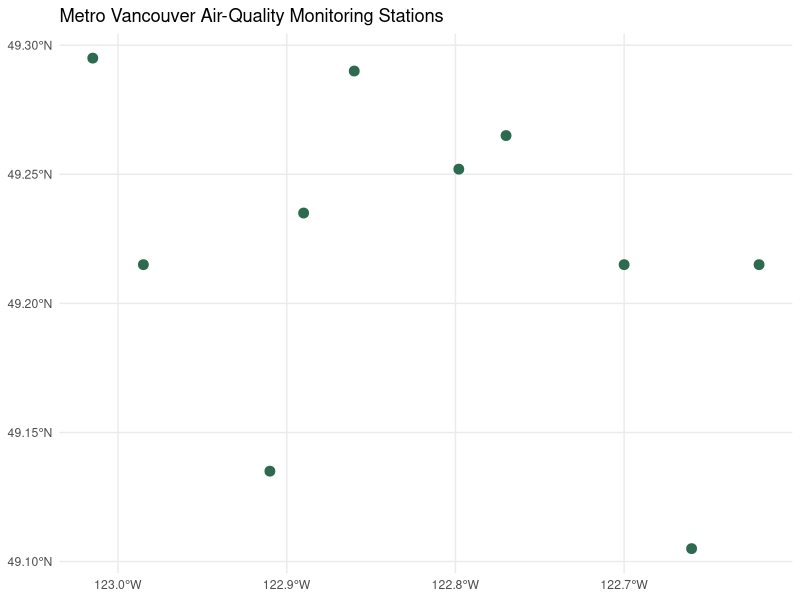
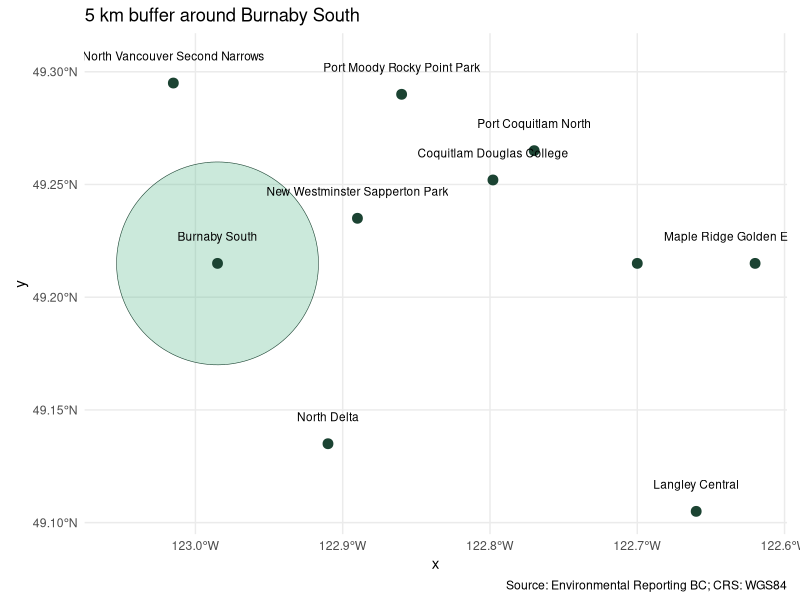

Write R code to recreate these figures, in order.
## ---- chunk 1
#| include: false
library(tidyverse)
library(sf)
library(here)
library(knitr)
## ---- chunk 2
# Approximate Metro Vancouver air-quality station coordinates
stations <- tribble(
  ~location,                          ~lon,        ~lat,
  "Burnaby South",                    -122.985,    49.215,
  "Coquitlam Douglas College",        -122.798,    49.252,
  "Langley Central",                  -122.660,    49.105,
  "Maple Ridge Golden Ears School",   -122.620,    49.215,
  "New Westminster Sapperton Park",   -122.890,    49.235,
  "North Delta",                      -122.910,    49.135,
  "North Vancouver Second Narrows",   -123.015,    49.295,
  "Pitt Meadows Airport",             -122.700,    49.215,
  "Port Coquitlam North",             -122.770,    49.265,
  "Port Moody Rocky Point Park",      -122.860,    49.290
)

stations_sf <- stations |>
  st_as_sf(coords = c("lon", "lat"), crs = 4326)

stations_sf
## ---- chunk 3
stations_bcalbers <- stations_sf |>
  st_transform(crs = 3005)

st_crs(stations_bcalbers)$Name      # human-readable name
st_bbox(stations_bcalbers)           # bounding box in metres
## ---- chunk 4
distance_matrix <- st_distance(stations_bcalbers)
# Result is a 10 x 10 matrix of distances in metres
distance_matrix[1:4, 1:4]
## ---- chunk 5
dist_df <- as_tibble(distance_matrix,
                     .name_repair = ~ stations$location) |>
  mutate(from = stations$location) |>
  pivot_longer(-from, names_to = "to", values_to = "distance_m") |>
  mutate(distance_km = as.numeric(distance_m) / 1000) |>
  filter(from != to)

dist_df |>
  arrange(desc(distance_km)) |>
  head(5)
## ---- chunk 6
burnaby_buffer <- stations_bcalbers |>
  filter(location == "Burnaby South") |>
  st_buffer(dist = 5000)   # 5 km

burnaby_buffer
## ---- chunk 7
inside_buffer <- st_intersection(stations_bcalbers, burnaby_buffer |> select(geometry))
inside_buffer$location
## ---- chunk 8
buffer_area_m2 <- st_area(burnaby_buffer)
buffer_area_m2

# In hectares (1 ha = 10,000 m²)
as.numeric(buffer_area_m2) / 10000
## ---- chunk 9
ggplot(stations_sf) +
  geom_sf(size = 3, colour = "#2D6A4F") +
  labs(title = "Metro Vancouver Air-Quality Monitoring Stations") +
  theme_minimal()
## ---- chunk 10
ggplot() +
  geom_sf(data = burnaby_buffer |> st_transform(4326),
          fill = "#52B788", alpha = 0.3, colour = "#1B4332") +
  geom_sf(data = stations_sf, size = 3, colour = "#1B4332") +
  geom_sf_text(data = stations_sf, aes(label = location),
               size = 3, nudge_y = 0.012, check_overlap = TRUE) +
  labs(title = "5 km buffer around Burnaby South",
       caption = "Source: Environmental Reporting BC; CRS: WGS84") +
  theme_minimal()
## ---- chunk 11
# filter — works
stations_sf |> filter(str_starts(location, "P"))

# select — works (geometry stays sticky)
stations_sf |> select(location)

# summarise — also works (returns a multi-point or aggregated geometry)
stations_sf |>
  mutate(group = if_else(str_detect(location, "Vancouver"), "Vancouver", "Other")) |>
  group_by(group) |>
  summarise(n = n(), .groups = "drop")
